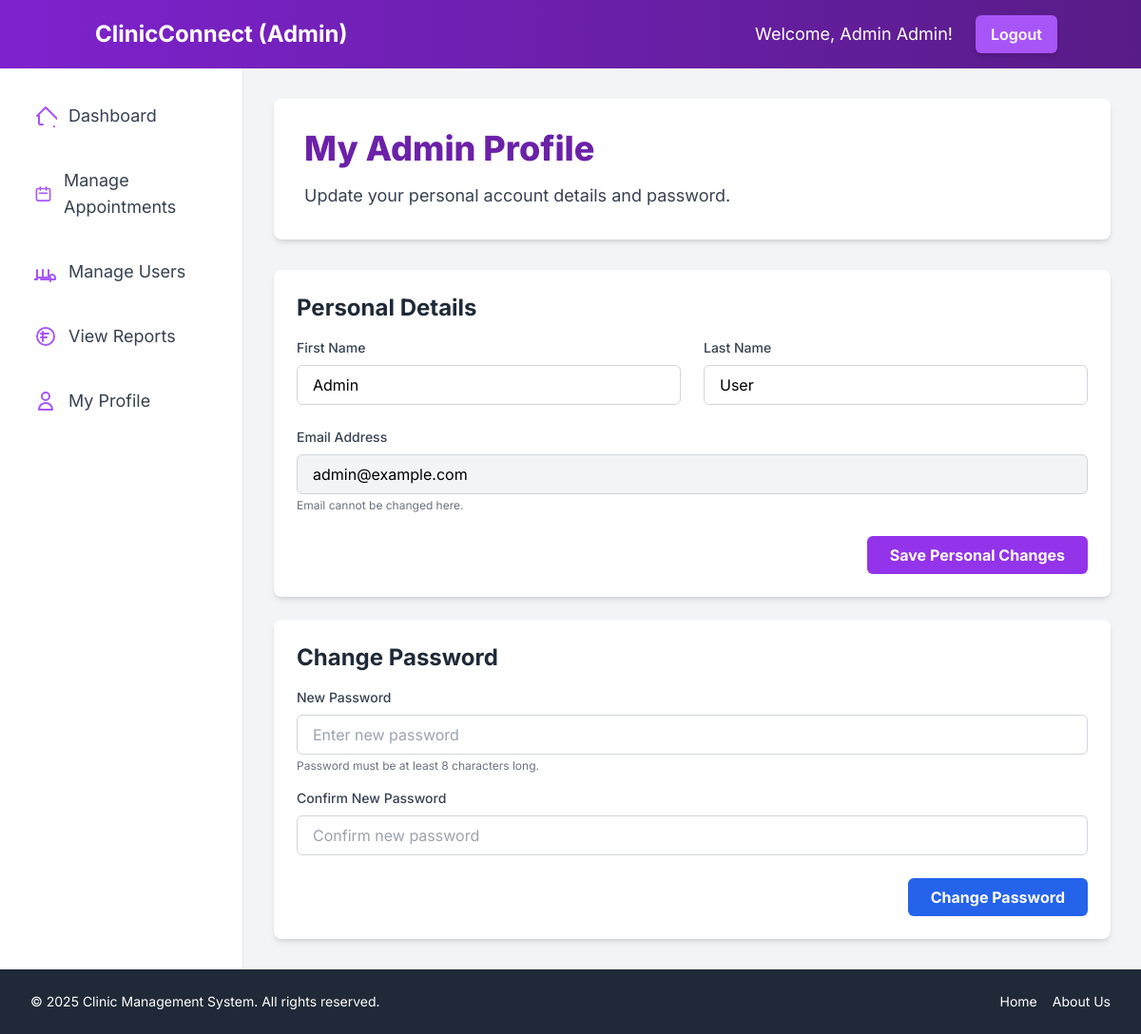
Screenshot of /dashboard/admin/profile.php (signed in) with the database file from the repository.
### tables this page shows
CREATE TABLE `admintbl` (
  `AdminID` int(11) NOT NULL,
  `FirstName` varchar(100) NOT NULL,
  `LastName` varchar(100) NOT NULL,
  `Email` varchar(255) NOT NULL,
  `Password` varchar(255) NOT NULL,
  `CreatedAt` timestamp NOT NULL DEFAULT current_timestamp()
);

### dashboard/admin/profile.php (the view, shortened to what this page needs)
<?php
include_once '../../includes/header.php';
$admin_id = $_SESSION['user_id'];
$admin_data = [];
$stmt = $conn->prepare("SELECT FirstName, LastName, Email FROM AdminTBL WHERE AdminID = ?");
if ($stmt) {
    $stmt->bind_param("i", $admin_id);
    $stmt->execute();
    $result = $stmt->get_result();
    if ($result->num_rows > 0) {
        $admin_data = $result->fetch_assoc();
    } else {
        $message = "Admin profile not found.";
        $message_type = 'error';
    }
} else {
    $message = "Database query preparation failed: " . $conn->error;
    $message_type = 'error';
    error_log("Failed to prepare statement for admin profile: " . $conn->error);
}
?>
<div class="bg-white p-8 rounded-lg shadow-md mb-8">
    <h1 class="text-4xl font-extrabold text-purple-800 mb-4">My Admin Profile</h1>
    <p class="text-gray-700 text-lg">Update your personal account details and password.</p>
</div>
<?php if (!empty($admin_data)): ?>
    <div class="bg-white p-6 rounded-lg shadow-md mb-6">
        <h2 class="text-2xl font-bold text-gray-800 mb-4">Personal Details</h2>
        <form action="../../actions/manage_users_action.php" method="POST">
            <div class="grid grid-cols-1 md:grid-cols-2 gap-6 mb-6">
                <div>
                    <label for="firstName" class="block text-gray-700 text-sm font-medium mb-2">First Name</label>
                    <input type="text" id="firstName" name="firstName"
                           class="w-full px-4 py-2 border border-gray-300 rounded-md focus:outline-none focus:ring-2 focus:ring-purple-500"
                           value="<?php echo htmlspecialchars($admin_data['FirstName'] ?? ''); ?>" required>
                </div>
                <div>
                    <label for="lastName" class="block text-gray-700 text-sm font-medium mb-2">Last Name</label>
                    <input type="text" id="lastName" name="lastName"
                           class="w-full px-4 py-2 border border-gray-300 rounded-md focus:outline-none focus:ring-2 focus:ring-purple-500"
                           value="<?php echo htmlspecialchars($admin_data['LastName'] ?? ''); ?>" required>
                </div>
                <div class="md:col-span-2">
                    <label for="email" class="block text-gray-700 text-sm font-medium mb-2">Email Address</label>
                    <input type="email" id="email" name="email"
                           class="w-full px-4 py-2 border border-gray-300 rounded-md bg-gray-100 cursor-not-allowed"
                           value="<?php echo htmlspecialchars($admin_data['Email'] ?? ''); ?>" readonly>
                    <p class="text-xs text-gray-500 mt-1">Email cannot be changed here.</p>
                </div>
            </div>
            <div class="flex justify-end space-x-4">
                <button type="submit"
                        class="bg-purple-600 hover:bg-purple-700 text-white font-bold py-2 px-6 rounded-md focus:outline-none focus:ring-2 focus:ring-purple-500 focus:ring-opacity-50 transition duration-300 ease-in-out">
                    Save Personal Changes
                </button>
            </div>
        </form>
    </div>
    <div class="bg-white p-6 rounded-lg shadow-md">
        <h2 class="text-2xl font-bold text-gray-800 mb-4">Change Password</h2>
        <form action="../../actions/manage_users_action.php" method="POST">
            <div class="mb-4">
                <label for="newPassword" class="block text-gray-700 text-sm font-medium mb-2">New Password</label>
                <input type="password" id="newPassword" name="newPassword"
                       class="w-full px-4 py-2 border border-gray-300 rounded-md focus:outline-none focus:ring-2 focus:ring-purple-500"
                       placeholder="Enter new password" required minlength="8">
                <p class="text-xs text-gray-500 mt-1">Password must be at least 8 characters long.</p>
            </div>
            <div class="mb-6">
                <label for="confirmNewPassword" class="block text-gray-700 text-sm font-medium mb-2">Confirm New Password</label>
                <input type="password" id="confirmNewPassword" name="confirmNewPassword"
                       class="w-full px-4 py-2 border border-gray-300 rounded-md focus:outline-none focus:ring-2 focus:ring-purple-500"
                       placeholder="Confirm new password" required minlength="8">
            </div>
            <div class="flex justify-end space-x-4">
                <button type="submit"
                        class="bg-blue-600 hover:bg-blue-700 text-white font-bold py-2 px-6 rounded-md focus:outline-none focus:ring-2 focus:ring-blue-500 focus:ring-opacity-50 transition duration-300 ease-in-out">
                    Change Password
                </button>
            </div>
        </form>
    </div>
<?php endif; ?>
<?php
include_once '../../includes/footer.php';
?>

### includes/header.php (shortened to what this page needs)
<?php
require_once $_SERVER['DOCUMENT_ROOT'] . '/clinic-management/config/db_connection.php';
$user_id = $_SESSION['user_id'];
$user_role = $_SESSION['user_role'];
$user_name = "User";
$dashboard_base_path = "";
$nav_color_from = "";
$nav_color_to = "";
$accent_color = "";
switch ($user_role) {
    case 'admin':
        $stmt = $conn->prepare("SELECT FirstName FROM AdminTBL WHERE AdminID = ?");
        $stmt->bind_param("i", $user_id);
        $stmt->execute();
        $result = $stmt->get_result();
        if ($result->num_rows > 0) {
            $row = $result->fetch_assoc();
            $user_name = $row['FirstName'];
        }
        $dashboard_base_path = "/clinic-management/dashboard/admin";
        $nav_color_from = "from-purple-700";
        $nav_color_to = "to-purple-900";
        $accent_color = "text-purple-500";
        $hover_bg_color = "hover:bg-purple-100";
        $hover_text_color = "hover:text-purple-700";
        $btn_color = "bg-purple-500 hover:bg-purple-600";
        $welcome_prefix = "Welcome, Admin ";
        break;
}
?>
<!DOCTYPE html>
<html lang="en">
<head>
    <script src="https://cdn.tailwindcss.com"></script>
</head>
<body class="bg-gray-100 font-inter">
    <div class="flex flex-col min-h-screen">
        <nav class="bg-gradient-to-r <?php echo $nav_color_from; ?> <?php echo $nav_color_to; ?> p-4 shadow-lg">
            <div class="container mx-auto flex justify-between items-center">
                <a href="<?php echo $dashboard_base_path; ?>/index.php" class="text-white text-2xl font-bold rounded-lg px-3 py-1 <?php echo str_replace('bg-', 'hover:bg-', $nav_color_from); ?> transition duration-300">
                    ClinicConnect (<?php echo ucfirst($user_role); ?>)
                </a>
                <div class="flex items-center space-x-4 sm:space-x-6">
                    <span class="text-white text-base sm:text-lg hidden sm:inline">
                        <?php echo $welcome_prefix . htmlspecialchars($user_name); ?>!
                    </span>
                    <a href="/clinic-management/actions/logout.php"
                       class="<?php echo $btn_color; ?> text-white font-semibold py-2 px-4 rounded-md shadow-md transition duration-300 ease-in-out">
                        Logout
                    </a>
                </div>
            </div>
        </nav>
        <div class="flex flex-1">
            <aside class="w-64 bg-white p-6 shadow-xl border-r border-gray-200 hidden sm:block">
                <nav>
                    <ul>
                        <?php if ($user_role === 'patient'): ?>
                            <li class="mb-4">
                                <a href="<?php echo $dashboard_base_path; ?>/index.php"
                                   class="flex items-center p-3 text-lg text-gray-700 <?php echo $hover_bg_color; ?> <?php echo $hover_text_color; ?> rounded-md transition duration-200 ease-in-out">
                                    <svg class="w-6 h-6 mr-3 <?php echo $accent_color; ?>" fill="none" stroke="currentColor" viewBox="0 0 24 24" xmlns="http://www.w3.org/2000/svg"><path stroke-linecap="round" stroke-linejoin="round" stroke-width="2" d="M3 12l2-2m0 0l7-7 7 7M5 10v10a1 1 0 001 1h3m10-11l2 2m0 0l7 7m-1 7v-3m-6 3v-3m-8 3h3m-6 0h3"></path></svg>
                                    Dashboard
                                </a>
                            </li>
                            <li class="mb-4">
                                <a href="<?php echo $dashboard_base_path; ?>/appointments.php"
                                   class="flex items-center p-3 text-lg text-gray-700 <?php echo $hover_bg_color; ?> <?php echo $hover_text_color; ?> rounded-md transition duration-200 ease-in-out">
                                    <svg class="w-6 h-6 mr-3 <?php echo $accent_color; ?>" fill="none" stroke="currentColor" viewBox="0 0 24 24" xmlns="http://www.w3.org/2000/svg"><path stroke-linecap="round" stroke-linejoin="round" stroke-width="2" d="M8 7V3m8 4V3m-9 8h10M5 21h14a2 2 0 002-2V7a2 2 0 00-2-2H5a2 2 0 00-2 2v12a2 2 0 002 2z"></path></svg>
                                    My Appointments
                                </a>
                            </li>
                            <li class="mb-4">
                                <a href="<?php echo $dashboard_base_path; ?>/create_appointment.php"
                                   class="flex items-center p-3 text-lg text-gray-700 <?php echo $hover_bg_color; ?> <?php echo $hover_text_color; ?> rounded-md transition duration-200 ease-in-out">
                                    <svg class="w-6 h-6 mr-3 <?php echo $accent_color; ?>" fill="none" stroke="currentColor" viewBox="0 0 24 24" xmlns="http://www.w3.org/2000/svg"><path stroke-linecap="round" stroke-linejoin="round" stroke-width="2" d="M12 9v3m0 0v3m0-3h3m-3 0H9m12 0a9 9 0 11-18 0 9 9 0 0118 0z"></path></svg>
                                    Book Appointment
                                </a>
                            </li>
                            <li class="mb-4">
                                <a href="<?php echo $dashboard_base_path; ?>/history.php"
                                   class="flex items-center p-3 text-lg text-gray-700 <?php echo $hover_bg_color; ?> <?php echo $hover_text_color; ?> rounded-md transition duration-200 ease-in-out">
                                    <svg class="w-6 h-6 mr-3 <?php echo $accent_color; ?>" fill="none" stroke="currentColor" viewBox="0 0 24 24" xmlns="http://www.w3.org/2000/svg"><path stroke-linecap="round" stroke-linejoin="round" stroke-width="2" d="M9 5H7a2 2 0 00-2 2v12a2 2 0 002 2h10a2 2 0 002-2V7a2 2 0 00-2-2h-2M9 5a2 2 0 002 2h2a2 2 0 002-2M9 5a2 2 0 012-2h2a2 2 0 012 2m-3 7h3m-3 4h3m-6-4h.01M9 16h.01"></path></svg>
                                    Medical History
                                </a>
                            </li>
                            <li class="mb-4">
                                <a href="<?php echo $dashboard_base_path; ?>/profile.php"
                                   class="flex items-center p-3 text-lg text-gray-700 <?php echo $hover_bg_color; ?> <?php echo $hover_text_color; ?> rounded-md transition duration-200 ease-in-out">
                                    <svg class="w-6 h-6 mr-3 <?php echo $accent_color; ?>" fill="none" stroke="currentColor" viewBox="0 0 24 24" xmlns="http://www.w3.org/2000/svg"><path stroke-linecap="round" stroke-linejoin="round" stroke-width="2" d="M16 7a4 4 0 11-8 0 4 4 0 018 0zM12 14a7 7 0 00-7 7h14a7 7 0 00-7-7z"></path></svg>
                                    My Profile
                                </a>
                            </li>
                        <?php elseif ($user_role === 'admin'): ?>
                            <li class="mb-4">
                                <a href="<?php echo $dashboard_base_path; ?>/index.php"
                                   class="flex items-center p-3 text-lg text-gray-700 <?php echo $hover_bg_color; ?> <?php echo $hover_text_color; ?> rounded-md transition duration-200 ease-in-out">
                                    <svg class="w-6 h-6 mr-3 <?php echo $accent_color; ?>" fill="none" stroke="currentColor" viewBox="0 0 24 24" xmlns="http://www.w3.org/2000/svg"><path stroke-linecap="round" stroke-linejoin="round" stroke-width="2" d="M3 12l2-2m0 0l7-7 7 7M5 10v10a1 1 0 001 1h3m10-11l2 2m0 0l7 7m-1 7v-3m-6 3v-3m-8 3h3m-6 0h3"></path></svg>
                                    Dashboard
                                </a>
                            </li>
                            <li class="mb-4">
                                <a href="<?php echo $dashboard_base_path; ?>/manage_appointments.php"
                                   class="flex items-center p-3 text-lg text-gray-700 <?php echo $hover_bg_color; ?> <?php echo $hover_text_color; ?> rounded-md transition duration-200 ease-in-out">
                                    <svg class="w-6 h-6 mr-3 <?php echo $accent_color; ?>" fill="none" stroke="currentColor" viewBox="0 0 24 24" xmlns="http://www.w3.org/2000/svg"><path stroke-linecap="round" stroke-linejoin="round" stroke-width="2" d="M8 7V3m8 4V3m-9 8h10M5 21h14a2 2 0 002-2V7a2 2 0 00-2-2H5a2 2 0 00-2 2v12a2 2 0 002 2z"></path></svg>
                                    Manage Appointments
                                </a>
                            </li>
                            <li class="mb-4">
                                <a href="<?php echo $dashboard_base_path; ?>/manage_users.php"
                                   class="flex items-center p-3 text-lg text-gray-700 <?php echo $hover_bg_color; ?> <?php echo $hover_text_color; ?> rounded-md transition duration-200 ease-in-out">
                                    <svg class="w-6 h-6 mr-3 <?php echo $accent_color; ?>" fill="none" stroke="currentColor" viewBox="0 0 24 24" xmlns="http://www.w3.org/2000/svg"><path stroke-linecap="round" stroke-linejoin="round" stroke-width="2" d="M17 20h5v-2a3 3 0 00-5.356-1.857M17 20v-2m0 2H7m-7 0h3a2 2 0 012-2h10a2 2 0 012 2v2M3 10v10m6-10v10m6-10v10m-6-4h.01M9 16h.01"></path></svg>
                                    Manage Users
                                </a>
                            </li>
                            <li class="mb-4">
                                <a href="<?php echo $dashboard_base_path; ?>/reports.php"
                                   class="flex items-center p-3 text-lg text-gray-700 <?php echo $hover_bg_color; ?> <?php echo $hover_text_color; ?> rounded-md transition duration-200 ease-in-out">
                                    <svg class="w-6 h-6 mr-3 <?php echo $accent_color; ?>" fill="none" stroke="currentColor" viewBox="0 0 24 24" xmlns="http://www.w3.org/2000/svg"><path stroke-linecap="round" stroke-linejoin="round" stroke-width="2" d="M9 17v-4m0 0V7m0 6h4m-4 0H7m4-4H7m4 0h4m-4 4h.01M9 16h.01M12 21a9 9 0 110-18 9 9 0 010 18z"></path></svg>
                                    View Reports
                                </a>
                            </li>
                            <li class="mb-4">
                                <a href="<?php echo $dashboard_base_path; ?>/profile.php"
                                   class="flex items-center p-3 text-lg text-gray-700 <?php echo $hover_bg_color; ?> <?php echo $hover_text_color; ?> rounded-md transition duration-200 ease-in-out">
                                    <svg class="w-6 h-6 mr-3 <?php echo $accent_color; ?>" fill="none" stroke="currentColor" viewBox="0 0 24 24" xmlns="http://www.w3.org/2000/svg"><path stroke-linecap="round" stroke-linejoin="round" stroke-width="2" d="M16 7a4 4 0 11-8 0 4 4 0 018 0zM12 14a7 7 0 00-7 7h14a7 7 0 00-7-7z"></path></svg>
                                    My Profile
                                </a>
                            </li>
                        <?php endif; ?>
                    </ul>
                </nav>
            </aside>
            <main class="flex-1 p-8 bg-gray-100 main-content">

### includes/header.php (style rules this page uses)
html, body { height: 100%; }
body { display: flex; flex-direction: column; font-family: 'Inter', sans-serif; }
.main-content { flex-grow: 1; }

### rows the page displays
admintbl: FirstName "Admin", firstName "Admin", lastName "User", email "admin@example.com"

### other values shown
$user_role "Admin"
$welcome_prefix "Welcome, Admin"
